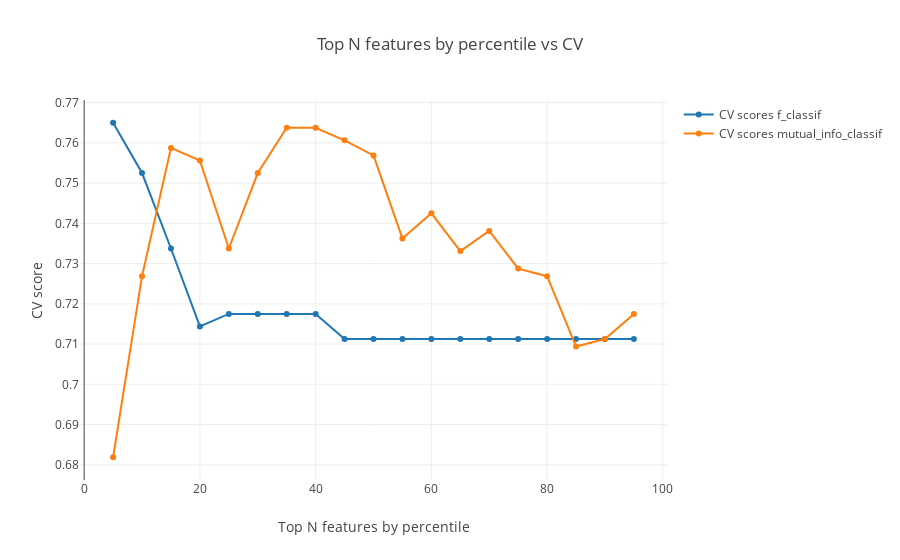

The notebook cell saved with this chart:
### Code cell
data = [go.Scatter(
        x = list(range(5, 100, 5)),
        y = scores_dict['f_classif'],
        name = 'CV scores f_classif'
    ), go.Scatter(
        x = list(range(5, 100, 5)),
        y = scores_dict['mutual_info_classif'],
        name = 'CV scores mutual_info_classif')]
layout = go.Layout(dict(title = "Top N features by percentile vs CV",
                  xaxis = dict(title = 'Top N features by percentile'),
                  yaxis = dict(title = 'CV score'),
                  ))
py.iplot(dict(data=data, layout=layout), filename='basic-line')

### Figure 1 — Plotly figure (JSON) as saved in the notebook; plotly's stock layout.template omitted (floating-point values rounded to 4 significant figures)
{"data": [{"name": "CV scores f_classif", "type": "scatter", "uid": "ef833a2e-f481-4fd6-8886-82a56b47a077", "x": [5, 10, 15, 20, 25, 30, 35, 40, 45, 50, 55, 60, 65, 70, 75, 80, 85, 90, 95], "y": [0.765, 0.7525, 0.7338, 0.7144, 0.7175, 0.7175, 0.7175, 0.7175, 0.7112, 0.7112, 0.7112, 0.7112, 0.7112, 0.7112, 0.7112, 0.7112, 0.7112, 0.7112, 0.7112]}, {"name": "CV scores mutual_info_classif", "type": "scatter", "uid": "fa0df5d4-2db3-4651-8784-8a1179c8e6ff", "x": [5, 10, 15, 20, 25, 30, 35, 40, 45, 50, 55, 60, 65, 70, 75, 80, 85, 90, 95], "y": [0.6819, 0.7269, 0.7588, 0.7556, 0.7338, 0.7525, 0.7637, 0.7637, 0.7606, 0.7569, 0.7363, 0.7425, 0.7331, 0.7381, 0.7288, 0.7269, 0.7094, 0.7113, 0.7175]}], "layout": {"title": {"text": "Top N features by percentile vs CV"}, "xaxis": {"title": {"text": "Top N features by percentile"}}, "yaxis": {"title": {"text": "CV score"}}}}
